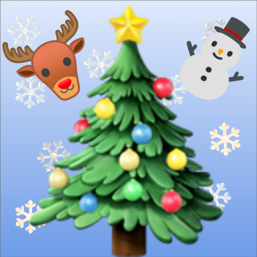
#> input picture data/image.png, 257 x 257 px
$ python image_show.py
#> lines starting #> are read from the running program, lines starting #| are printed output that depends on the picture
# -*- coding:utf-8 -*-

from PIL import Image
import matplotlib.pyplot as plt
import numpy as np

#画像の読み込み
im = Image.open("../data/image.png")
#> im is the input picture: PIL image 257x257 RGB; mean R, G, B 147.3, 171, 173.5

im_list = np.asarray(im)
plt.imshow(im_list)

def plot_rect(sy, sx, height, width, c):
    (y_min, x_min) = (sy, sx)
    (y_max, x_max) = (sy + height, sx + width)

    plt.plot([x_min, x_max], [y_min, y_min], '-', color=c, lw=1)
    plt.plot([x_min, x_max], [y_max, y_max], '-', color=c, lw=1)
    plt.plot([x_min, x_min], [y_min, y_max], '-', color=c, lw=1)
    plt.plot([x_max, x_max], [y_min, y_max], '-', color=c, lw=1)

plt.plot([0, 256], [128, 128], '-', lw=1)
plt.plot([128, 128], [0, 256], '-', lw=1)

plot_rect(3, 65, 129, 129, 'b')
plt.plot([140], [132], 'r.', ms=3)
plot_rect(169, 30, 129 - 64, 129 + 64, 'r')

#表示
plt.savefig("image-plt.png", dpi=500)
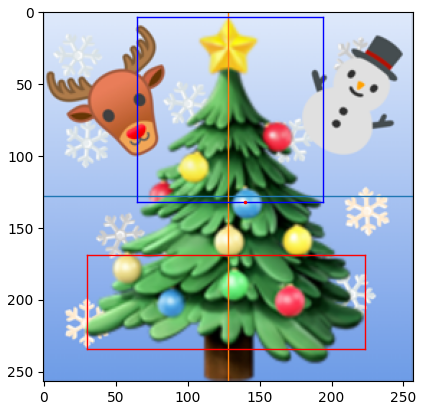
#> figure drawn by matplotlib, 1 panel
